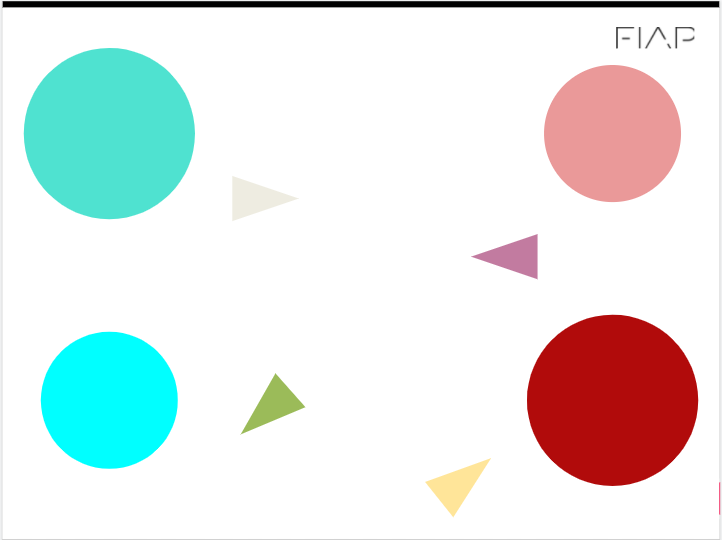
#> input picture primeiro-checkpoint/circulos.PNG, 722 x 540 px, given in place of the camera
$ python check.py
#> lines starting #> are read from the running program, lines starting #| are printed output that depends on the picture; after the words box and inside, x2 and y2 are one past the last pixel; in counts of white or black regions, pixels touching at a corner belong together
#> further down, frame is the input picture: shape (540, 722, 3); mean B, G, R 229.2, 230.8, 225.6
#import das dependências
import math
import cv2
from matplotlib import pyplot as plt
import numpy as np

#mostra as imagens
#plt.imshow(contornos_img)
#plt.show()

from pynput.keyboard import Key, Controller
import pynput
import time
import random

keys = [
    pynput.keyboard.KeyCode.from_char('w'),
    pynput.keyboard.KeyCode.from_char('s'),
    pynput.keyboard.KeyCode.from_char('a'),
    pynput.keyboard.KeyCode.from_char('d'),
]


def image_da_webcam(img_original):
    img = cv2.flip(img_original, 1)
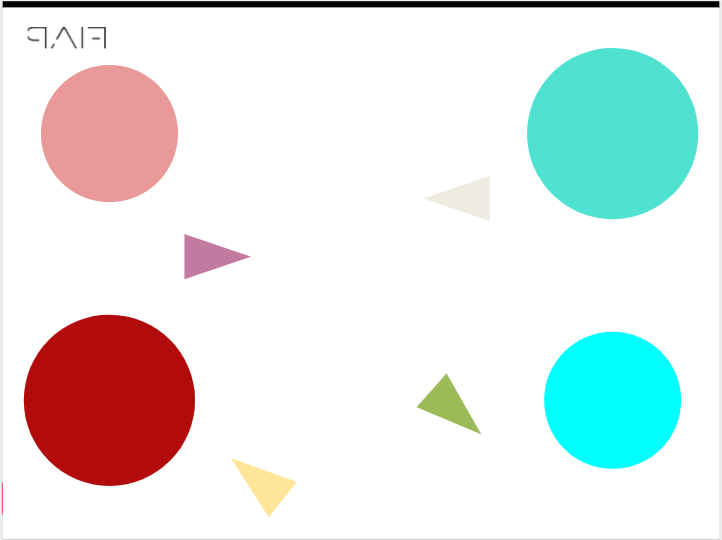
#> img: shape (540, 722, 3); mean B, G, R 229.2, 230.8, 225.6
    """
    ->>> !!!! FECHE A JANELA COM A TECLA ESC !!!! <<<<-
        deve receber a imagem da camera e retornar uma imagems filtrada.
    """
    #imagem utilizada
    img_hsv = cv2.cvtColor(img,cv2.COLOR_BGR2HSV)
#> img_hsv: shape (540, 722, 3); mean H, S, V 10.4, 38.2, 244
    #img = cv2.imread('circulos.png')

    #img_rgb = cv2.cvtColor(img, cv2.COLOR_BGR2RGB)
    #img_hsv = cv2.cvtColor(img, cv2.COLOR_BGR2HSV)

    #máscara do contorno do vermelho
    image_lower_hsv = np.array([0, 180, 160])
    image_upper_hsv = np.array([40, 255, 255])
    mask_hsv = cv2.inRange(img_hsv, image_lower_hsv, image_upper_hsv)
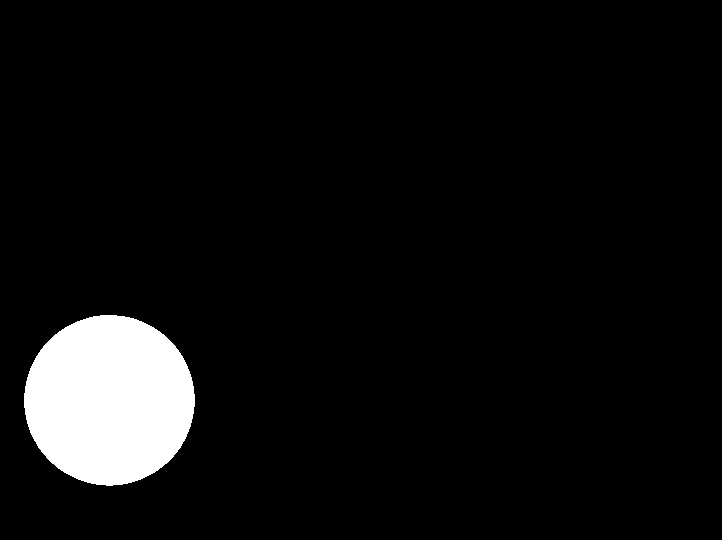
#> mask_hsv: shape (540, 722); 5.9% white; 1 white region, box (x1, y1, x2, y2) and area: (24, 315, 195, 486) 22815
    mask_hsv = cv2.erode(mask_hsv, None, iterations=20)
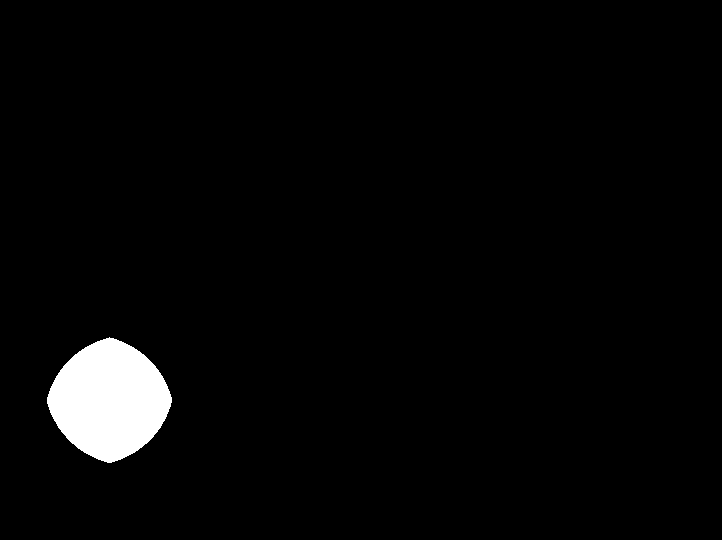
#> mask_hsv: shape (540, 722); 2.8% white; 1 white region, box (x1, y1, x2, y2) and area: (47, 337, 172, 463) 10893
    mask_hsv = cv2.dilate(mask_hsv, None, iterations=20)
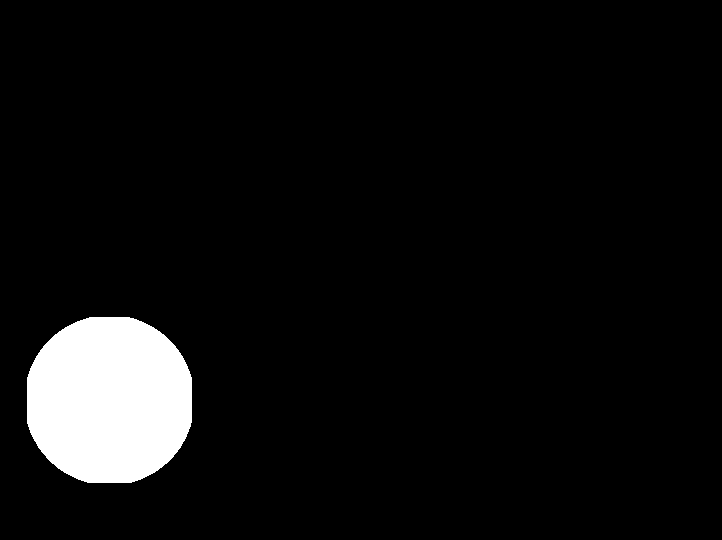
#> mask_hsv: shape (540, 722); 5.8% white; 1 white region, box (x1, y1, x2, y2) and area: (27, 317, 192, 483) 22533

    #máscara do contorno do amarelo
    image_lower_hsv2 = np.array([40, 180, 180])
    image_upper_hsv2 = np.array([70, 255, 255])
    mask_hsv2 = cv2.inRange(img_hsv, image_lower_hsv2, image_upper_hsv2)
#> mask_hsv2: shape (540, 722); every value is 0
    mask_hsv2 = cv2.erode(mask_hsv2, None, iterations=20)
    mask_hsv2 = cv2.dilate(mask_hsv2, None, iterations=20)

    #somamos as duas mascaras em uma única imagem
    mask_total = cv2.bitwise_or(mask_hsv, mask_hsv2)

    #passa a máscara para rgb
    mask_rgb = cv2.cvtColor(mask_total, cv2.COLOR_GRAY2RGB)
#> mask_rgb: shape (540, 722, 3); 5.8% white; 1 white region
    #cria uma cópia da imagem com a máscara
    contornos_img = mask_rgb.copy()
    #acha os contornos da imagem
    contornos, _ = cv2.findContours(mask_total, cv2.RETR_TREE, cv2.CHAIN_APPROX_SIMPLE)
#> contornos = 1 contour; box (x1, y1, x2, y2) and area: (27, 317, 192, 483) 22292
    #desenha os contornos na imagem
    cv2.drawContours(contornos_img, contornos, -1, [255, 0, 0], 5)
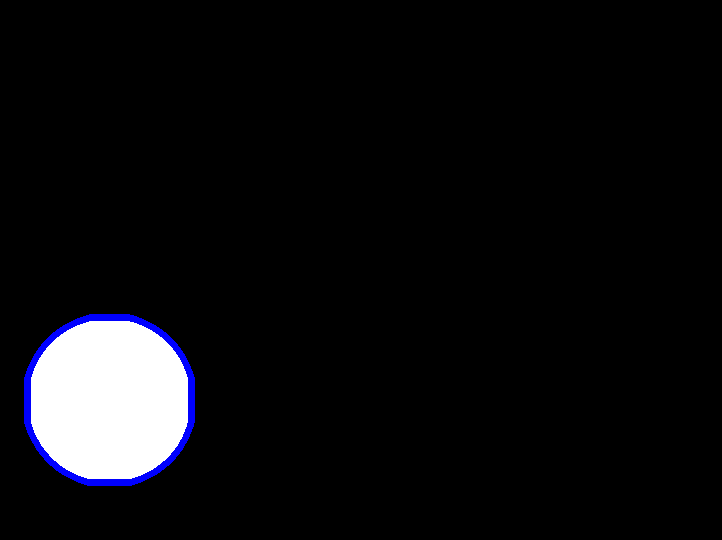
#> contornos_img: shape (540, 722, 3); mean B, G, R 15.7, 13.5, 13.5

    coordenadasX = []
    coordenadasY = []
    for contorno in contornos:
        #tamanho e cor da cruz
        size = 20
        color = (115,251,253)


        M = cv2.moments(contorno)

        if (M['m00'] != 0):
            #centro das formas
            cx = int(M['m10']/M['m00'])
            cy = int(M['m01']/M['m00'])

            coordenadasX.append(cx)
            coordenadasY.append(cy)
            #desenhar a cruz
            cv2.line(img,(cx - size,cy),(cx + size,cy),color,5)
            cv2.line(img,(cx,cy - size),(cx, cy + size),color,5)

            #desenha contornos
            rect = cv2.minAreaRect(contorno)
            box = cv2.boxPoints(rect)
            box = np.int0(box)
            cv2.drawContours(img, [box], -1, [255, 0, 0], 3)


            # Escrever a massa
            font = cv2.FONT_HERSHEY_SIMPLEX
            text = cy , cx
            origem_posicao = (cx - 105,cy - 90)
            origem_area = (cx - 105,cy - 110)
            area = cv2.contourArea(contorno)
            cv2.putText(img, "posicao: "+str(text), origem_posicao, font,0.65,(200,50,0),1,cv2.LINE_AA)
            cv2.putText(img, "area: "+str(area), origem_area, font,0.65,(200,50,0),1,cv2.LINE_AA)
            keyboard = Controller()
            if (len(coordenadasX) > 1):
                color = (250,120,230)
                cv2.line(img,(coordenadasX[0],coordenadasY[0]),(coordenadasX[1], coordenadasY[1]),color,5)
                #calcular o ângulo de inclinação
                dx = coordenadasX[0] - coordenadasX[1]
                dy = coordenadasY[0] - coordenadasY[1]

                rad = math.atan2(dy, dx)
                angulo = math.degrees(rad)
                posicao = (10, 20)
                #if angulo < 0:
                #    angulo += 360


                print(len(contornos))
                if angulo > 10  and angulo < 40:
                    keyboard.press(keys[3]) #D
                    keyboard.press(keys[0])#W
                    time.sleep(0.1)
                    keyboard.release(keys[3])
                    keyboard.release(keys[0])
                if angulo > -3 and angulo < 10:
                    keyboard.press(keys[0])#W
                    time.sleep(0.1)
                    keyboard.release(keys[0])
                if angulo > 180 and angulo < 190:
                    keyboard.press(keys[0]) #W
                    time.sleep(0.1)
                    keyboard.release(keys[0])
                if angulo > 115 and angulo < 180:
                    keyboard.press(keys[2])#A
                    keyboard.press(keys[0])#W
                    time.sleep(0.1)
                    keyboard.release(keys[2])
                    keyboard.release(keys[0])
                    cv2.putText(img, "angulo: "+str(angulo), posicao, font,0.6,(200,50,0),1,cv2.LINE_AA)
            if len(contornos) < 2 and len(contornos) > 0:
                keyboard.press(keys[1])#S
                time.sleep(0.1)

                keyboard.release(keys[1])
#> this loop made 1 pass
#> (size, color, cx, cy, rect, box, font, text) on pass 1: (20, (115, 251, 253), 108, 399, ((109, 399.5), (165, 164), -90), [[191, 482], [27, 482], [27, 317], [191, 317]], 0, (399, 108))
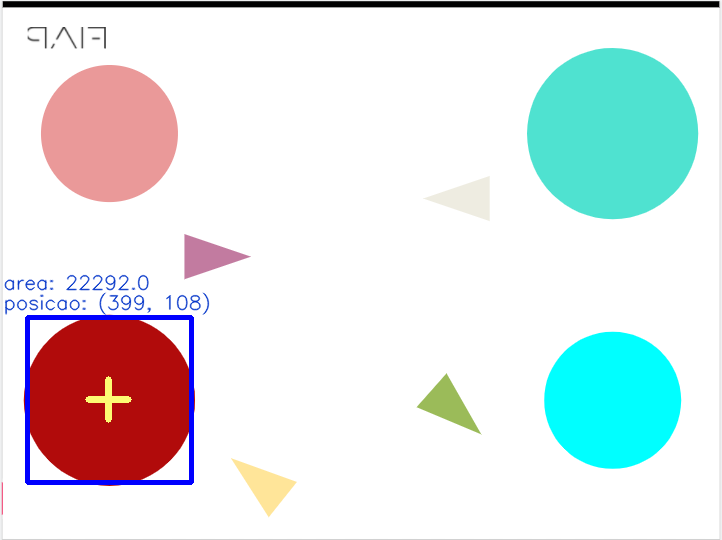
#> img: shape (540, 722, 3); 1.58% of pixels changed, all inside (x1, y1, x2, y2) = (4, 274, 210, 485)
#> after the loop, coordenadasX = [108]; coordenadasY = [399]


    return img

cv2.namedWindow("preview")
vc = cv2.VideoCapture(0)


if vc.isOpened(): # try to get the first frame
    rval, frame = vc.read()
else:
    rval = False

while rval:

    img = image_da_webcam(frame)

    cv2.imshow("preview", img)

    rval, frame = vc.read()
    key = cv2.waitKey(20)
#> (key Esc is pressed here)
    if key == 27: # exit on ESC
        break

cv2.destroyWindow("preview")
vc.release()
